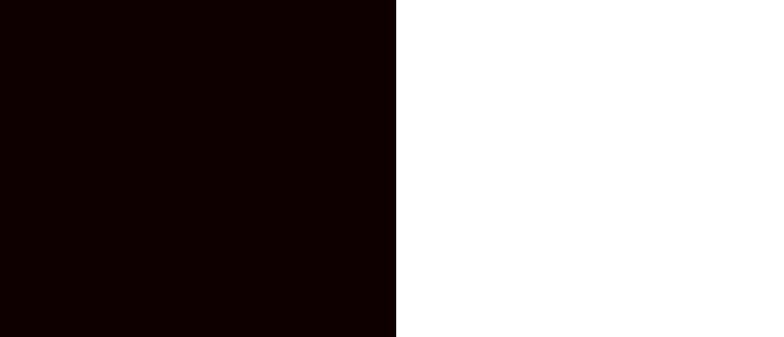
#> input picture test 2/image_1.jpg, 784 x 337 px
$ python main11.py
#> lines starting #> are read from the running program, lines starting #| are printed output that depends on the picture; after the words box and inside, x2 and y2 are one past the last pixel; in counts of white or black regions, pixels touching at a corner belong together
import numpy as np
import cv2

img1 = np.zeros((250,500, 3), np.uint8)
img1 = cv2.rectangle(img1,(200,0), (300,100), (255,255,255), -1)
img2 = cv2.imread("image_1.jpg")
#> img2 is the input picture: shape (337, 784, 3); mean B, G, R 126.1, 126.1, 133.2

img2 = cv2.resize(img2, (500,250))
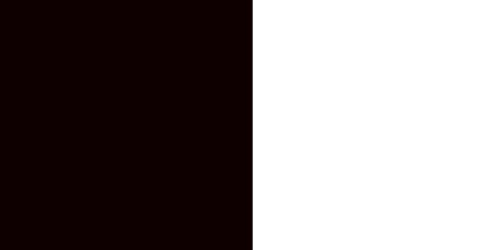
#> img2: shape (250, 500, 3); mean B, G, R 126.1, 126.1, 133.2


#bitAnd = cv2.bitwise_and(img1, img2)
#bitor = cv2.bitwise_or(img1, img2)
#bitxor = cv2.bitwise_xor(img1, img2)
bitnot1 = cv2.bitwise_not(img1)
bitnot2 = cv2.bitwise_not(img2)
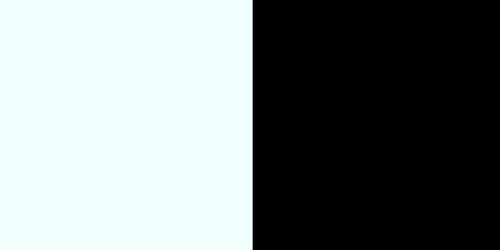
#> bitnot2: shape (250, 500, 3); mean B, G, R 128.9, 128.9, 121.8

cv2.imshow('img1', img1)
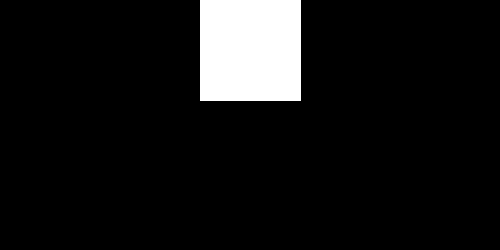
#> window 'img1': shape (250, 500, 3); 8.2% white; 1 white region, box (x1, y1, x2, y2) and area: (200, 0, 301, 101) 10201
cv2.imshow('img2', img2)
#cv2.imshow('bitAnd', bitAnd)
#cv2.imshow('bitAnd', bitor)
#cv2.imshow('bitAnd', bitxor)
cv2.imshow('bitAnd1', bitnot1)
cv2.imshow('bitAnd2', bitnot2)


cv2.waitKey(0)
cv2.destroyAllWindows()
